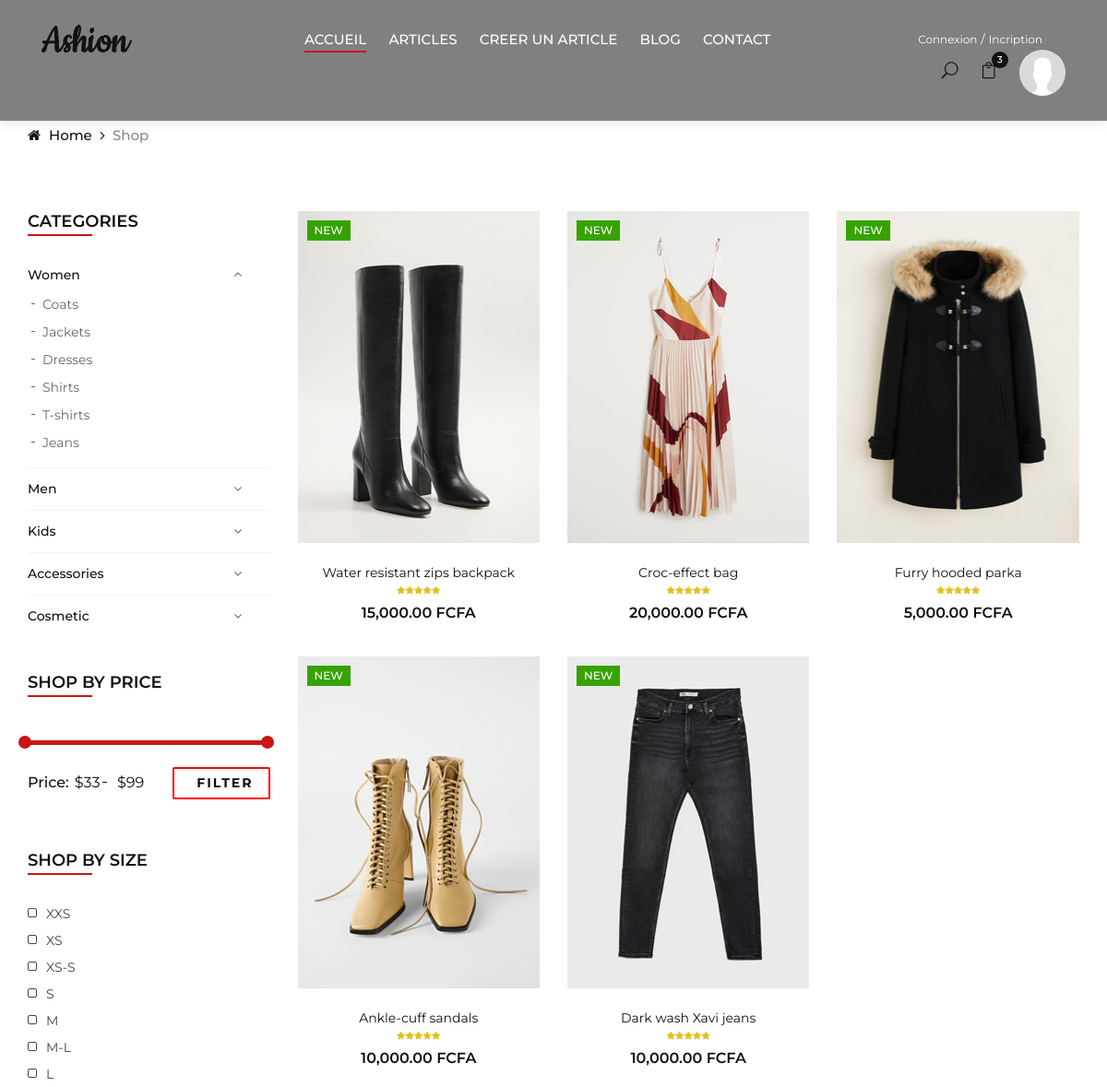
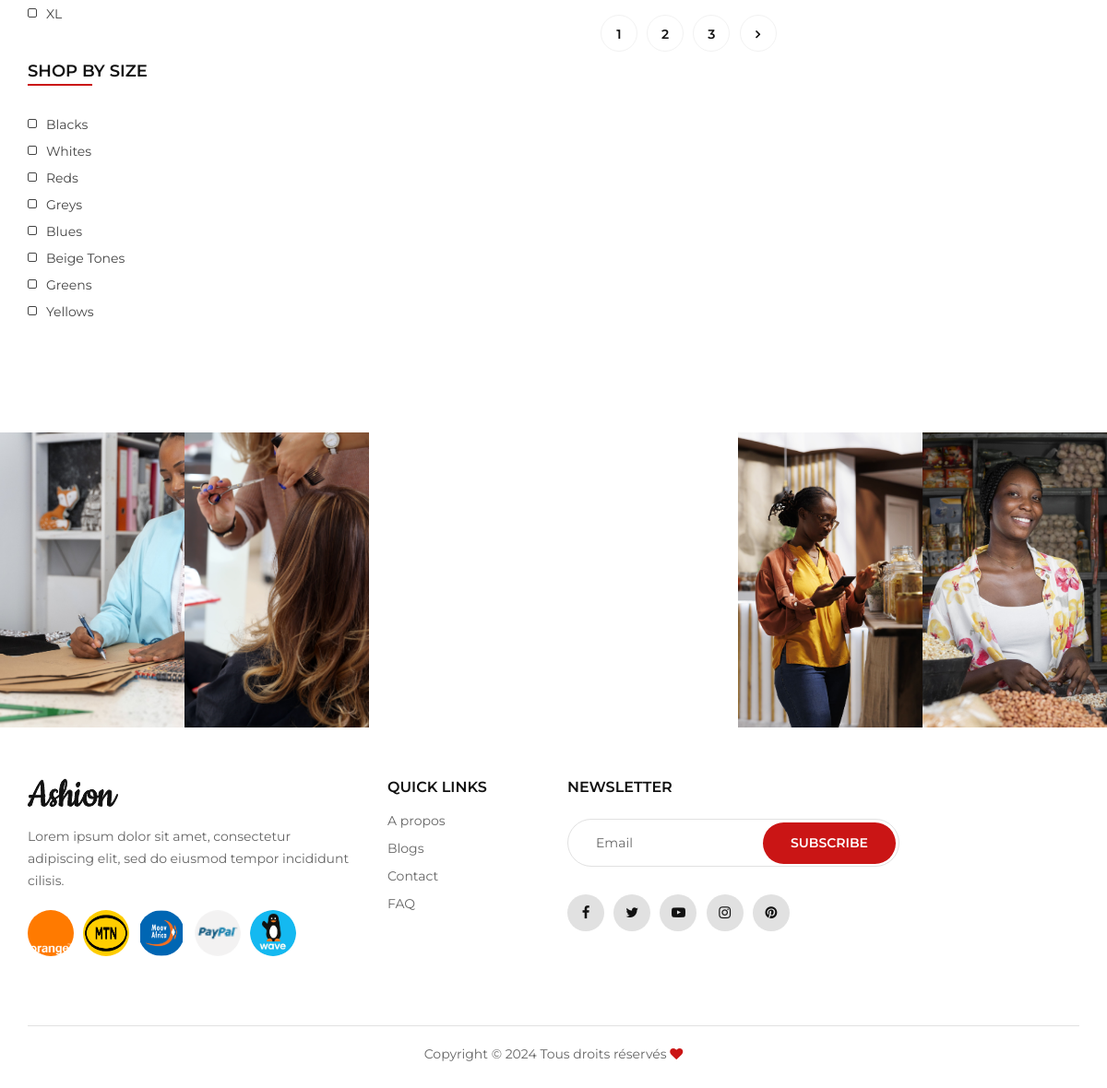
The app's page /articles.php with its own data (2 pictures, top to bottom).
### tables this page shows
CREATE TABLE `article` (
  `id` int(11) NOT NULL,
  `category_id` int(11) DEFAULT NULL,
  `title` varchar(50) NOT NULL,
  `subtitle` varchar(50) NOT NULL,
  `stock` int(100) NOT NULL,
  `description` text NOT NULL,
  `image` longtext DEFAULT NULL,
  `prix` int(255) NOT NULL
);

### articles.php (the view, shortened to what this page needs)
<?php
require ('config.php');
        $recupArticle = $bdd->query('SELECT * FROM article ORDER BY id DESC');
?>
<!DOCTYPE html>
<html lang="fr">
<head>
    <link rel="stylesheet" href="css/bootstrap.min.css" type="text/css">
    <link rel="stylesheet" href="css/font-awesome.min.css" type="text/css">
    <link rel="stylesheet" href="css/elegant-icons.css" type="text/css">
    <link rel="stylesheet" href="css/jquery-ui.min.css" type="text/css">
    <link rel="stylesheet" href="css/magnific-popup.css" type="text/css">
    <link rel="stylesheet" href="css/owl.carousel.min.css" type="text/css">
    <link rel="stylesheet" href="css/slicknav.min.css" type="text/css">
    <link rel="stylesheet" href="css/style.css" type="text/css">
</head>
<body>
  <?php include "base/header.php"; ?>
    <div class="breadcrumb-option" style="margin-top:100px">
        <div class="container">
            <div class="row">
                <div class="col-lg-12">
                    <div class="breadcrumb__links">
                        <a href="index.php"><i class="fa fa-home"></i> Home</a>
                        <span>Shop</span>
                    </div>
                </div>
            </div>
        </div>
    </div>
    <section class="shop spad">
        <div class="container">
            <div class="row">
                <div class="col-lg-3 col-md-3">
                    <div class="shop__sidebar">
                        <div class="sidebar__categories">
                            <div class="section-title">
                                <h4>Categories</h4>
                            </div>
                            <div class="categories__accordion">
                                <div class="accordion" id="accordionExample">
                                    <div class="card">
                                        <div class="card-heading active">
                                            <a data-toggle="collapse" data-target="#collapseOne">Women</a>
                                        </div>
                                        <div id="collapseOne" class="collapse show" data-parent="#accordionExample">
                                            <div class="card-body">
                                                <ul>
                                                    <li><a href="#">Coats</a></li>
                                                    <li><a href="#">Jackets</a></li>
                                                    <li><a href="#">Dresses</a></li>
                                                    <li><a href="#">Shirts</a></li>
                                                    <li><a href="#">T-shirts</a></li>
                                                    <li><a href="#">Jeans</a></li>
                                                </ul>
                                            </div>
                                        </div>
                                    </div>
                                    <div class="card">
                                        <div class="card-heading">
                                            <a data-toggle="collapse" data-target="#collapseTwo">Men</a>
                                        </div>
                                    </div>
                                    <div class="card">
                                        <div class="card-heading">
                                            <a data-toggle="collapse" data-target="#collapseThree">Kids</a>
                                        </div>
                                    </div>
                                    <div class="card">
                                        <div class="card-heading">
                                            <a data-toggle="collapse" data-target="#collapseFour">Accessories</a>
                                        </div>
                                    </div>
                                    <div class="card">
                                        <div class="card-heading">
                                            <a data-toggle="collapse" data-target="#collapseFive">Cosmetic</a>
                                        </div>
                                    </div>
                                </div>
                            </div>
                        </div>
                        <div class="sidebar__filter">
                            <div class="section-title">
                                <h4>Shop by price</h4>
                            </div>
                            <div class="filter-range-wrap">
                                <div class="price-range ui-slider ui-corner-all ui-slider-horizontal ui-widget ui-widget-content"
                                data-min="33" data-max="99"></div>
                                <div class="range-slider">
                                    <div class="price-input">
                                        <p>Price:</p>
                                        <input type="text" id="minamount">
                                        <input type="text" id="maxamount">
                                    </div>
                                </div>
                            </div>
                            <a href="#">Filter</a>
                        </div>
                        <div class="sidebar__sizes">
                            <div class="section-title">
                                <h4>Shop by size</h4>
                            </div>
                            <div class="size__list">
                                <label for="xxs">
                                    xxs
                                    <span class="checkmark"></span>
                                </label>
                                <label for="xs">
                                    xs
                                    <span class="checkmark"></span>
                                </label>
                                <label for="xss">
                                    xs-s
                                    <span class="checkmark"></span>
                                </label>
                                <label for="s">
                                    s
                                    <span class="checkmark"></span>
                                </label>
                                <label for="m">
                                    m
                                    <span class="checkmark"></span>
                                </label>
                                <label for="ml">
                                    m-l
                                    <span class="checkmark"></span>
                                </label>
                                <label for="l">
                                    l
                                    <span class="checkmark"></span>
                                </label>
                                <label for="xl">
                                    xl
                                    <span class="checkmark"></span>
                                </label>
                            </div>
                        </div>
                        <div class="sidebar__color">
                            <div class="section-title">
                                <h4>Shop by size</h4>
                            </div>
                            <div class="size__list color__list">
                                <label for="black">
                                    Blacks
                                    <span class="checkmark"></span>
                                </label>
                                <label for="whites">
                                    Whites
                                    <span class="checkmark"></span>
                                </label>
                                <label for="reds">
                                    Reds
                                    <span class="checkmark"></span>
                                </label>
                                <label for="greys">
                                    Greys
                                    <span class="checkmark"></span>
                                </label>
                                <label for="blues">
                                    Blues
                                    <span class="checkmark"></span>
                                </label>
                                <label for="beige">
                                    Beige Tones
                                    <span class="checkmark"></span>
                                </label>
                                <label for="greens">
                                    Greens
                                    <span class="checkmark"></span>
                                </label>
                                <label for="yellows">
                                    Yellows
                                    <span class="checkmark"></span>
                                </label>
                            </div>
                        </div>
                    </div>
                </div>
                <div class="col-lg-9 col-md-9">
                    <div class="row">
                        <?php
                        if($recupArticle->rowCount() > 0)
                        {
                            ?>
                        <?php
                        while($article = $recupArticle->fetch())
                        {
                            ?>
                        <div class="col-lg-4 col-md-6">
                            <div class="product__item">
                                <div class="product__item__pic set-bg" data-setbg="avatars/<?= $article['image'] ?>">
                                    <div class="label new">New</div>
                                    <ul class="product__hover">
                                    </ul>
                                </div>
                                <div class="product__item__text">
                                    <h6><a href="show.php?id=<?= $article['id']; ?>"><?php echo $article['title']; ?></a></h6>
                                    <div class="rating">
                                        <i class="fa fa-star"></i>
                                        <i class="fa fa-star"></i>
                                        <i class="fa fa-star"></i>
                                        <i class="fa fa-star"></i>
                                        <i class="fa fa-star"></i>
                                    </div>
                                    <div class="product__price"><?php echo number_format($article['prix'],2); ?> FCFA</div>
                                </div>
                            </div>
                        </div>
                        <?php
                        }
                    ?>
                       <?php
                      }else{
                        ?>
                        <h3 class="text-danger text-center">Aucun résultat pour: <span class="text-primary"><?= $search ?></span></h3>
                        <?php
                      }
                    ?>
                        <div class="col-lg-12 text-center">
                            <div class="pagination__option">
                                <a href="#">1</a>
                                <a href="#">2</a>
                                <a href="#">3</a>
                                <a href="#"><i class="fa fa-angle-right"></i></a>
                            </div>
                        </div>
                    </div>
                </div>
            </div>
        </div>
    </section>
    <?php include "base/footer.php" ?>
</body>
</html>

### records on screen
article: shows a picture, title "Water resistant zips backpack", prix "15,000.00"
article: shows a picture, title "Croc-effect bag", prix "20,000.00"
article: shows a picture, title "Furry hooded parka", prix "5,000.00"
article: shows a picture, title "Ankle-cuff sandals", prix "10,000.00"
article: shows a picture, title "Dark wash Xavi jeans", prix "10,000.00"

### other values on screen
count($c) "3"
